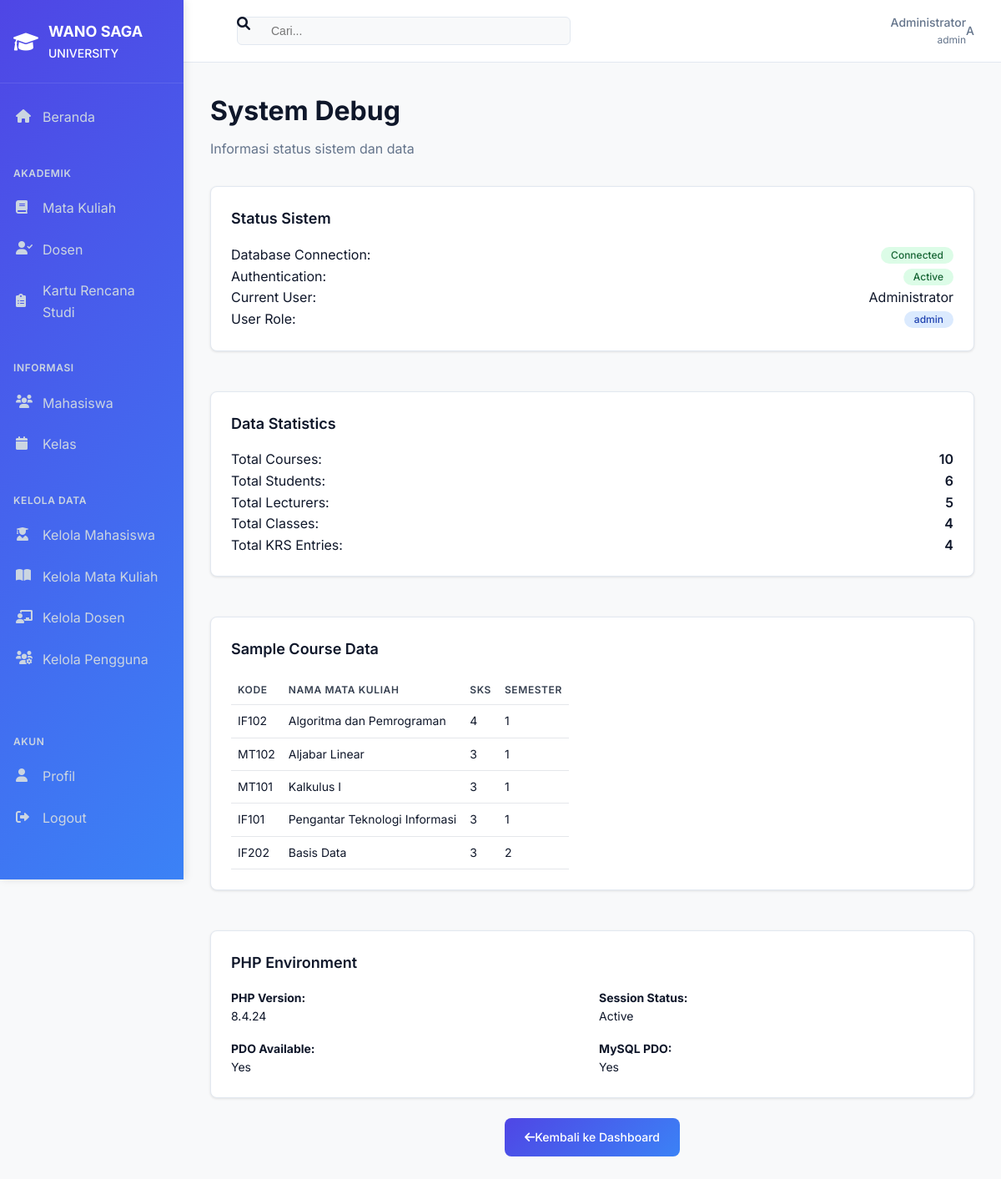
Page /debug.php (signed in) on the committed database.
### tables this page shows
CREATE TABLE IF NOT EXISTS mata_kuliah (
    id_matakuliah INT(11) AUTO_INCREMENT PRIMARY KEY,
    kode_matakuliah VARCHAR(10) UNIQUE NOT NULL,
    nama_matakuliah VARCHAR(100) NOT NULL,
    sks INT(2) NOT NULL CHECK (sks > 0),
    semester INT(2) NOT NULL CHECK (semester > 0),
    deskripsi TEXT,
    created_at TIMESTAMP DEFAULT CURRENT_TIMESTAMP,
    updated_at TIMESTAMP DEFAULT CURRENT_TIMESTAMP ON UPDATE CURRENT_TIMESTAMP
);

### includes/functions.php (called while the page is built, shortened)
<?php
require_once 'config/database.php';
class KRSSystem {
    private $conn;
    public function __construct() {
        $this->db = new Database();
        $this->conn = $this->db->getConnection();
    }
    public function getStudents() {
        try {
            $query = "SELECT * FROM mahasiswa ORDER BY nama ASC";
            $stmt = $this->conn->prepare($query);
            $stmt->execute();
            $result = $stmt->fetchAll(PDO::FETCH_ASSOC);
            return $result ?: DemoData::getStudents();
        } catch(PDOException $e) {
            error_log("Database error in getStudents: " . $e->getMessage());
            return DemoData::getStudents();
        }
    }
    public function getCourses() {
        try {
            $query = "SELECT * FROM mata_kuliah ORDER BY semester ASC, nama_matakuliah ASC";
            $stmt = $this->conn->prepare($query);
            $stmt->execute();
            $result = $stmt->fetchAll(PDO::FETCH_ASSOC);
            return $result ?: DemoData::getCourses();
        } catch(PDOException $e) {
            error_log("Database error in getCourses: " . $e->getMessage());
            return DemoData::getCourses();
        }
    }
    public function getLecturers() {
        try {
            $query = "SELECT * FROM dosen ORDER BY nama_dosen ASC";
            $stmt = $this->conn->prepare($query);
            $stmt->execute();
            $result = $stmt->fetchAll(PDO::FETCH_ASSOC);
            return $result ?: DemoData::getLecturers();
        } catch(PDOException $e) {
            error_log("Database error in getLecturers: " . $e->getMessage());
            return DemoData::getLecturers();
        }
    }
    public function getClasses() {
        try {
            $query = "SELECT k.*, mk.nama_matakuliah, mk.kode_matakuliah, mk.sks,
                            d.nama_dosen, ta.tahun_akademik, ta.semester_akademik
                     FROM kelas k
                     JOIN mata_kuliah mk ON k.id_matakuliah = mk.id_matakuliah
                     JOIN dosen d ON k.id_dosen = d.id_dosen
                     JOIN tahun_akademik ta ON k.id_tahun_akademik = ta.id_tahun_akademik
                     ORDER BY ta.tahun_akademik DESC, mk.nama_matakuliah ASC";
            $stmt = $this->conn->prepare($query);
            $stmt->execute();
            $result = $stmt->fetchAll(PDO::FETCH_ASSOC);
            return $result ?: DemoData::getClasses();
        } catch(PDOException $e) {
            error_log("Database error in getClasses: " . $e->getMessage());
            return DemoData::getClasses();
        }
    }
    public function getKRSEntries() {
        try {
            $query = "SELECT krs.*, m.nim, m.nama as nama_mahasiswa,
                            mk.kode_matakuliah, mk.nama_matakuliah, mk.sks,
                            d.nama_dosen, k.nama_kelas,
                            ta.tahun_akademik, ta.semester_akademik
                     FROM krs
                     JOIN mahasiswa m ON krs.id_mahasiswa = m.id_mahasiswa
                     JOIN kelas k ON krs.id_kelas = k.id_kelas
                     JOIN mata_kuliah mk ON k.id_matakuliah = mk.id_matakuliah
                     JOIN dosen d ON k.id_dosen = d.id_dosen
                     JOIN tahun_akademik ta ON k.id_tahun_akademik = ta.id_tahun_akademik
                     ORDER BY ta.tahun_akademik DESC, m.nama ASC";
            $stmt = $this->conn->prepare($query);
            $stmt->execute();
            $result = $stmt->fetchAll(PDO::FETCH_ASSOC);
            return $result ?: DemoData::getKRS();
        } catch(PDOException $e) {
            error_log("Database error in getKRSEntries: " . $e->getMessage());
            return DemoData::getKRS();
        }
    }
    public function isDatabaseConnected() {
        return $this->conn !== null;
    }
}
?>

### config/database.php (called while the page is built, shortened)
<?php
class Database {
    private $host = 'localhost';
    private $db_name = 'krs_system';
    private $username = 'root';
    private $password = '';
    public function getConnection() {
        $this->conn = null;
        try {
            $this->conn = new PDO("mysql:host=" . $this->host . ";dbname=" . $this->db_name,
                                $this->username, $this->password);
            $this->conn->exec("set names utf8");
            $this->conn->setAttribute(PDO::ATTR_ERRMODE, PDO::ERRMODE_EXCEPTION);
        } catch(PDOException $exception) {
            return null;
        }
        return $this->conn;
    }
}
?>

### config/auth.php (called while the page is built, shortened)
<?php
class Auth {
    public function __construct() {
        require_once 'database.php';
        $this->db = new Database();
    }
    public function isLoggedIn() {
        return isset($_SESSION['user_id']);
    }
    public function getCurrentUser() {
        if ($this->isLoggedIn()) {
            return [
                'id' => $_SESSION['user_id'],
                'username' => $_SESSION['username'],
                'full_name' => $_SESSION['full_name'],
                'email' => $_SESSION['email'],
                'role' => $_SESSION['role'],
                'last_login' => $_SESSION['last_login'] ?? null
            ];
        }
        return null;
    }
}
$auth = new Auth();
?>

### debug.php (the view, shortened to what this page needs)
<?php
require_once 'config/auth.php';
require_once 'includes/functions.php';
$krsSystem = new KRSSystem();
$dbStatus = $krsSystem->isDatabaseConnected();
$courses = $krsSystem->getCourses();
$students = $krsSystem->getStudents();
$lecturers = $krsSystem->getLecturers();
$classes = $krsSystem->getClasses();
$krsEntries = $krsSystem->getKRSEntries();
include 'includes/header.php';
?>
<div class="sky-fade-in">
    <div class="sky-page-header">
        <h1 class="sky-page-title">System Debug</h1>
        <p class="sky-page-subtitle">Informasi status sistem dan data</p>
    </div>
    <div class="grid grid-cols-1 lg:grid-cols-2 gap-6">
        <div class="sky-card">
            <h3 class="text-lg font-semibold mb-4">Status Sistem</h3>
            <div class="space-y-3">
                <div class="flex justify-between items-center">
                    <span>Database Connection:</span>
                    <span class="badge <?php echo $dbStatus ? 'bg-green-100 text-green-800' : 'bg-red-100 text-red-800'; ?>">
                        <?php echo $dbStatus ? 'Connected' : 'Disconnected'; ?>
                    </span>
                </div>
                <div class="flex justify-between items-center">
                    <span>Authentication:</span>
                    <span class="badge bg-green-100 text-green-800">Active</span>
                </div>
                <div class="flex justify-between items-center">
                    <span>Current User:</span>
                    <span><?php echo htmlspecialchars($currentUser['full_name']); ?></span>
                </div>
                <div class="flex justify-between items-center">
                    <span>User Role:</span>
                    <span class="badge bg-blue-100 text-blue-800 capitalize"><?php echo htmlspecialchars($currentUser['role']); ?></span>
                </div>
            </div>
        </div>
        <div class="sky-card">
            <h3 class="text-lg font-semibold mb-4">Data Statistics</h3>
            <div class="space-y-3">
                <div class="flex justify-between items-center">
                    <span>Total Courses:</span>
                    <span class="font-semibold"><?php echo count($courses); ?></span>
                </div>
                <div class="flex justify-between items-center">
                    <span>Total Students:</span>
                    <span class="font-semibold"><?php echo count($students); ?></span>
                </div>
                <div class="flex justify-between items-center">
                    <span>Total Lecturers:</span>
                    <span class="font-semibold"><?php echo count($lecturers); ?></span>
                </div>
                <div class="flex justify-between items-center">
                    <span>Total Classes:</span>
                    <span class="font-semibold"><?php echo count($classes); ?></span>
                </div>
                <div class="flex justify-between items-center">
                    <span>Total KRS Entries:</span>
                    <span class="font-semibold"><?php echo count($krsEntries); ?></span>
                </div>
            </div>
        </div>
        <div class="lg:col-span-2">
            <div class="sky-card">
                <h3 class="text-lg font-semibold mb-4">Sample Course Data</h3>
                <?php if (!empty($courses)): ?>
                    <div class="overflow-x-auto">
                        <table class="w-full text-sm">
                            <thead>
                                <tr class="border-b">
                                    <th class="text-left p-2">Kode</th>
                                    <th class="text-left p-2">Nama Mata Kuliah</th>
                                    <th class="text-left p-2">SKS</th>
                                    <th class="text-left p-2">Semester</th>
                                </tr>
                            </thead>
                            <tbody>
                                <?php foreach (array_slice($courses, 0, 5) as $course): ?>
                                <tr class="border-b">
                                    <td class="p-2"><?php echo htmlspecialchars($course['kode_matakuliah']); ?></td>
                                    <td class="p-2"><?php echo htmlspecialchars($course['nama_matakuliah']); ?></td>
                                    <td class="p-2"><?php echo $course['sks']; ?></td>
                                    <td class="p-2"><?php echo $course['semester']; ?></td>
                                </tr>
                                <?php endforeach; ?>
                            </tbody>
                        </table>
                    </div>
                <?php else: ?>
                    <p class="text-gray-500">No course data available</p>
                <?php endif; ?>
            </div>
        </div>
        <div class="lg:col-span-2">
            <div class="sky-card">
                <h3 class="text-lg font-semibold mb-4">PHP Environment</h3>
                <div class="grid grid-cols-2 md:grid-cols-4 gap-4 text-sm">
                    <div>
                        <strong>PHP Version:</strong><br>
                        <?php echo PHP_VERSION; ?>
                    </div>
                    <div>
                        <strong>Session Status:</strong><br>
                        <?php echo session_status() === PHP_SESSION_ACTIVE ? 'Active' : 'Inactive'; ?>
                    </div>
                    <div>
                        <strong>PDO Available:</strong><br>
                        <?php echo extension_loaded('pdo') ? 'Yes' : 'No'; ?>
                    </div>
                    <div>
                        <strong>MySQL PDO:</strong><br>
                        <?php echo extension_loaded('pdo_mysql') ? 'Yes' : 'No'; ?>
                    </div>
                </div>
            </div>
        </div>
    </div>
    <div class="mt-6 text-center">
        <a href="index.php" class="btn-primary">
            <i class="fas fa-arrow-left mr-2"></i>
            Kembali ke Dashboard
        </a>
    </div>
</div>
<?php include 'includes/footer.php'; ?>

### assets/css/style.css (style rules this page uses)
:root { --background: 248, 249, 250; --foreground: 15, 23, 42; --card: 255, 255, 255; --card-foreground: 15, 23, 42; --primary: 79, 70, 229; --primary-foreground: 255, 255, 255; --secondary: 241, 245, 249; --secondary-foreground: 15, 23, 42; --muted: 241, 245, 249; --muted-foreground: 100, 116, 139; --border: 226, 232, 240; --sidebar-bg: linear-gradient(135deg, #4f46e5 0%, #3b82f6 100%); --sidebar-text: 255, 255, 255; --sidebar-text-muted: 203, 213, 225; }
* { margin: 0; padding: 0; box-sizing: border-box; }
body { font-family: "Inter", -apple-system, BlinkMacSystemFont, "Segoe UI", "Roboto", sans-serif; background-color: rgb(var(--background)); color: rgb(var(--foreground)); line-height: 1.6; }
.sky-page-header { margin-bottom: 2rem; }
.sky-page-title { font-size: 2rem; font-weight: 700; color: rgb(var(--foreground)); margin-bottom: 0.5rem; }
.sky-page-subtitle { color: rgb(var(--muted-foreground)); font-size: 1rem; margin-bottom: 1.5rem; }
.sky-card { background: rgb(var(--card)); border: 1px solid rgb(var(--border)); border-radius: 0.5rem; padding: 1.5rem; box-shadow: 0 1px 3px rgba(0, 0, 0, 0.1); transition: box-shadow 0.2s ease; margin-bottom: 1.5rem; }
.grid { display: grid; }
.grid-cols-1 { grid-template-columns: repeat(1, minmax(0, 1fr)); }
.grid-cols-2 { grid-template-columns: repeat(2, minmax(0, 1fr)); }
.gap-4 { gap: 1rem; }
.gap-6 { gap: 1.5rem; }
.badge { display: inline-flex; align-items: center; padding: 0.25rem 0.75rem; border-radius: 9999px; font-size: 0.75rem; font-weight: 500; line-height: 1; }
.bg-blue-100 { background-color: #dbeafe; }
.text-blue-800 { color: #1e40af; }
.bg-green-100 { background-color: #dcfce7; }
.text-green-800 { color: #166534; }
.sky-fade-in { animation: fadeIn 0.3s ease-out; }
.text-center { text-align: center; }
.text-left { text-align: left; }
.font-semibold { font-weight: 600; }
.text-sm { font-size: 0.875rem; }
.text-lg { font-size: 1.125rem; }
.mb-4 { margin-bottom: 1rem; }
.p-2 { padding: 0.5rem; }
.flex { display: flex; }
.items-center { align-items: center; }
.justify-between { justify-content: space-between; }

### assets/css/forms.css (style rules this page uses)
.btn-primary, .btn-secondary, .btn-danger, .btn-success { padding: 0.75rem 1.5rem; border-radius: 0.375rem; font-size: 0.875rem; font-weight: 500; text-decoration: none; display: inline-flex; align-items: center; justify-content: center; transition: all 0.2s ease; border: none; cursor: pointer; text-align: center; }
.btn-primary { background: linear-gradient(135deg, #4f46e5 0%, #3b82f6 100%); color: white; }
table { border-collapse: collapse; }
table th { font-weight: 600; text-transform: uppercase; font-size: 0.75rem; letter-spacing: 0.05em; color: #374151; }
table td, table th { border-bottom: 1px solid #e5e7eb; }
.badge { display: inline-flex; align-items: center; padding: 0.25rem 0.75rem; border-radius: 9999px; font-size: 0.75rem; font-weight: 500; line-height: 1; }

### debug.php (style rules this page uses)
.btn-primary { background: linear-gradient(135deg, #4f46e5 0%, #3b82f6 100%); color: white; border: none; padding: 0.75rem 1.5rem; border-radius: 0.5rem; font-size: 0.875rem; font-weight: 500; text-decoration: none; display: inline-flex; align-items: center; transition: all 0.2s ease; }

### rows in the picture
mata_kuliah: kode_matakuliah "IF102", nama_matakuliah "Algoritma dan Pemrograman", sks "4", semester "1"
mata_kuliah: kode_matakuliah "MT102", nama_matakuliah "Aljabar Linear", sks "3", semester "1"
mata_kuliah: kode_matakuliah "MT101", nama_matakuliah "Kalkulus I", sks "3", semester "1"
mata_kuliah: kode_matakuliah "IF101", nama_matakuliah "Pengantar Teknologi Informasi", sks "3", semester "1"
mata_kuliah: kode_matakuliah "IF202", nama_matakuliah "Basis Data", sks "3", semester "2"

### other values in the picture
$currentUser['full_name'] "Administrator"
$currentUser['role'] "admin"
substr($currentUser['full_name'], 0, 1) "A"
count($courses) "10"
count($students) "6"
count($lecturers) "5"
count($classes) "4"
count($krsEntries) "4"
PHP_VERSION "8.4.24"
